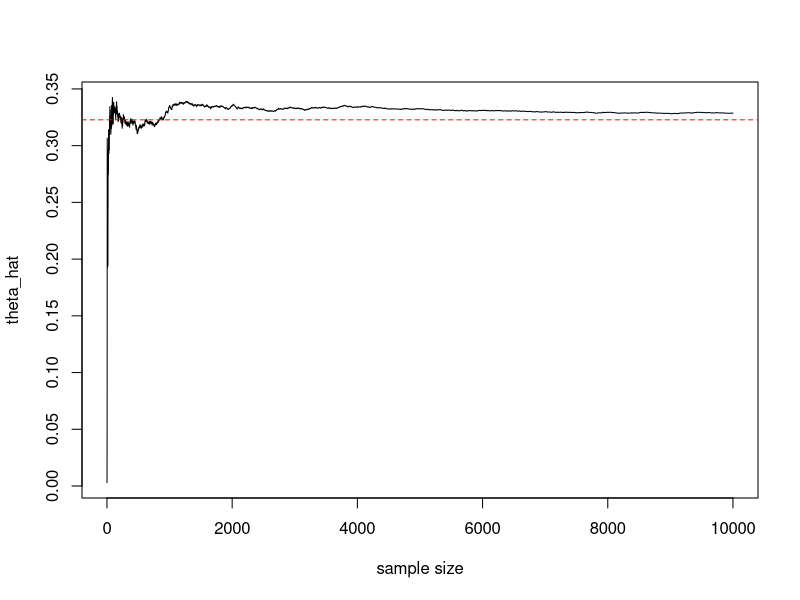

Here is the R script that generated this plot:
## ---- chunk 1
# 1
m <- 10000
theta.hat <- variance <- numeric(2)
g <- function(x) (x^2 / sqrt(2 * pi)) * exp(-x^2 / 2)

# f1: exp(1) truncated at 1
f1 <- function(x) exp(- (x - 1))
x1 <- rexp(m) + 1
f1g <- g(x1) / f1(x1)
theta.hat[1] <- mean(f1g)
variance[1] <- var(f1g)

# f2: N(0, 1) truncated at 1
library(truncnorm)
f2 <- function(x) (1 / sqrt(2 * pi)) * exp(-0.5 * x^2) / (1 - pnorm(1))
x2 <- rtruncnorm(m, a = 1, b = Inf)
f2g <- g(x2) / f2(x2)
theta.hat[2] <- mean(f2g)
variance[2] <- var(f2g)

rbind(theta.hat, variance)
## ---- chunk 2
# 2
m <- 10000 
x <- runif(m)
h <- function(x) exp(-x) * cos(pi * x)

# control variate
g <- function(x) exp(-x)
mu <- 1 - exp(-1)
c_star <- - cov(h(x), g(x)) / var(g(x))
T1 <- h(x) + c_star * (g(x) - mu)
mean(T1)

# simple MC
T2 <- h(x)
mean(T2)

# variance reduction
(var(T2) - var(T1)) / var(T2)
## ---- chunk 3
# 3
library(tidyverse)
n <- 10000
u <- runif(n)
g <- function(x) exp(x^2)

# regular MC
regMC <- g(u)
theta_regMC <- mean(regMC)
sd_regMC <- sd(regMC)

# antithetic variable
a <- 0.5 * g(u) + 0.5 * g(1 - u)
theta_a <- mean(a)
sd_a <- sd(a)

# control variate
c <- - cov(g(u), u) / (1 / 12)
cv <- g(u) + c * (u - 0.5)
theta_cv <- mean(cv)
sd_cv <- sd(cv)

# combine antithetic and control variate
A <- g(u)
B <- g(1 - u)
V <- u - 0.5
fit <- lm(B ~ I(A - B) + V)
alpha_star <- -coef(fit)[2]
c_star2 <- -coef(fit)[3]
c(alpha_star, c_star2)     

mix <- alpha_star * A + (1 - alpha_star) * B + c_star2 * V
theta_mix <- mean(mix)
sd_mix <- sd(mix) 


name <- c("Regular MC", "Antithetic", "Control Variate", "Combine")
set_names(c(theta_regMC, theta_a, theta_cv, theta_mix), name)
set_names(c(sd_regMC, sd_a, sd_cv, sd_mix), name)
## ---- chunk 4
# 4
# p_tilde(x) = exp(-(0.5 - x)^2 / 2) * exp(-3 * x)
# q(x) = 3 * exp(-3 * x) ~ Exp(3)
n <- 10000
theta_hat <- numeric(n)
x <- rexp(n, 3)

for(i in 1:n) {
  xi <- x[1:i]
  w <- function(x) exp(-(0.5 - x)^2 / 2) / 3
  w_tilde <- w(xi)
  w_adj <- w_tilde / sum(w_tilde)
  theta_hat[i] <- sum(xi * w_adj)
}
p_tilde <- function(x) exp(-(0.5 - x)^2 / 2) * exp(-3 * x)
theta_true <- integrate(function(x) x * p_tilde(x), 0, Inf)$value /
  integrate(p_tilde, 0, Inf)$value
plot(theta_hat, type = "l", xlab = "sample size")
abline(h = theta_true, col = "red", lty = 2)
